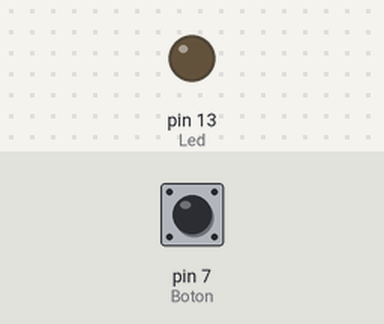
A sketch run on a simulated Arduino Uno, built with avr-gcc and run on an emulated ATmega328P. Parts: output pins drawn as LEDs (lit = HIGH). Dashed ring = blinking. The test bench sets the inputs (shaded band); at power-on: pin 7 (Boton) LOW.

Above: at 1.2 s.
1.3 s: pin 7 (Boton) pulled HIGH for 1 s
At 1.7 s:
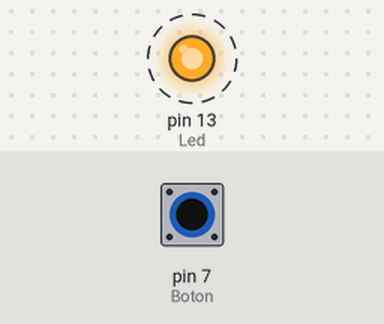
4.0 s: pin 7 (Boton) pulled HIGH for 3.2 s
At 4.4 s:
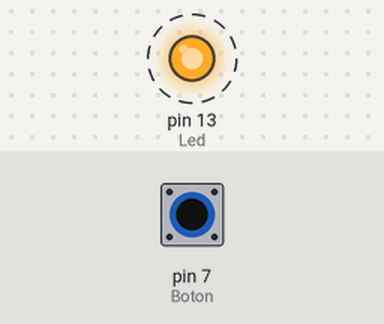
Timing chart, 0 to 8.8 s (numbered marks = the images above; inputs shaded):
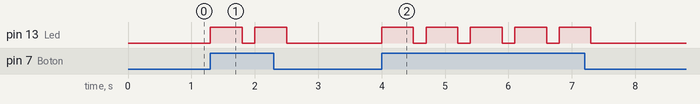

The sketch:

Prueba_Pulso_FPGA.ino
```cpp
const int Boton = 7;
const int Led = 13;
int Lectura_Boton = 1;

void setup() {
  // put your setup code here, to run once:
  pinMode(Boton, INPUT);
  pinMode(Led, OUTPUT);


}

void loop() {
  // put your main code here, to run repeatedly:
  Lectura_Boton = digitalRead(Boton);
  if (Lectura_Boton == HIGH){
    digitalWrite(Led, HIGH);
    delay(500);
    digitalWrite(Led, LOW);
    delay(200);
    }
  else {
    digitalWrite(Led, LOW);
    }

}
```

Measured:
- after the input at 1.3 s, pin 13 (Led): alternates HIGH for 0.50 s and LOW for 0.20 s, 4 changes in all, then stays LOW, starting at once
- after the input at 4.0 s, pin 13 (Led): alternates HIGH for 0.50 s and LOW for 0.20 s, 10 changes in all, then stays LOW, starting at once
